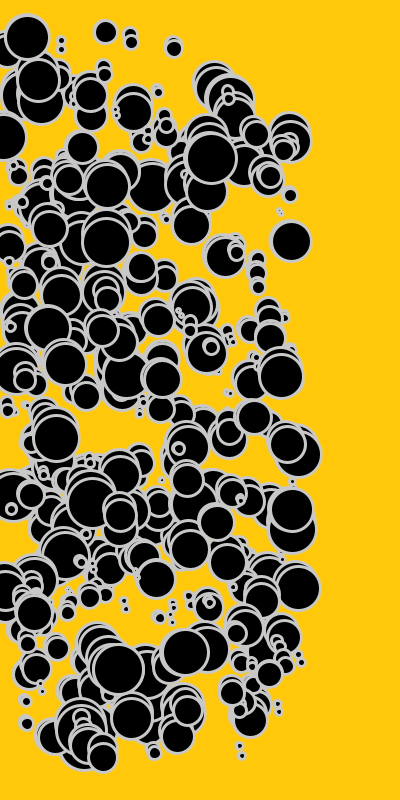
Frame 1 (no input)
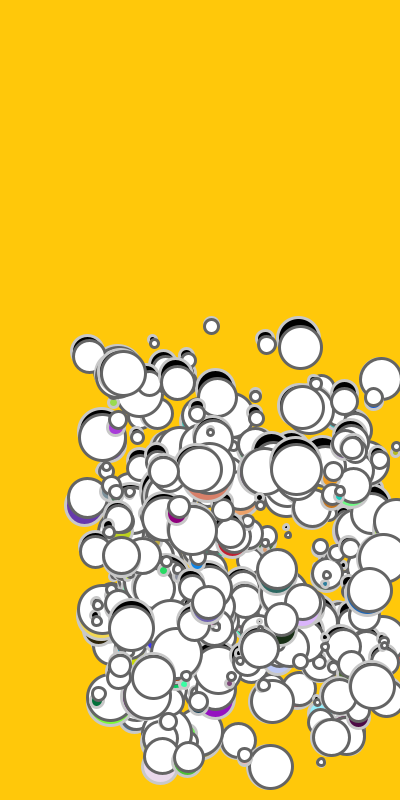
Frame 60 (the mouse pressed at the canvas centre just before this capture)
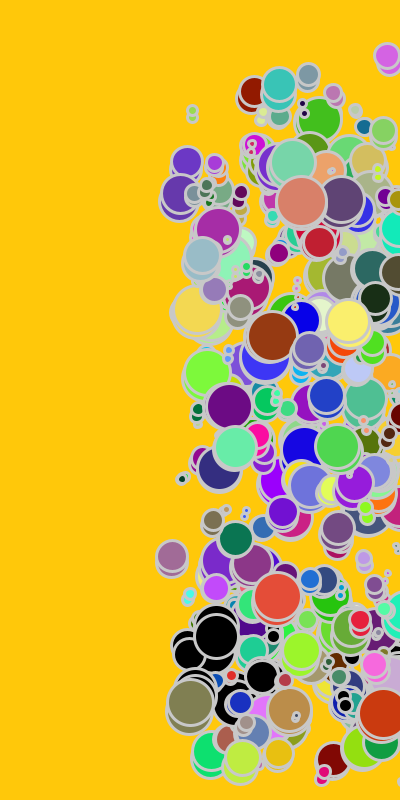
Frame 120 (the mouse held since frame 60 and released just before this capture)

The Processing sketch that drew these frames (run headless with seeded random() and noise(); from frame 60 on, the mouse is pressed at the canvas centre):

// Processing sketch: processing_33912
// ── processing_33912.pde

int time_off=500;
int time_on=400;
int last_saved_time;
int pressCount=0;
boolean light_is_on= false;
boolean bounceBall=true;

int numCircles =350;
float  circleX[]= new float[numCircles];
float  circleY[] = new float[numCircles];
float  velX [] = new float[numCircles];
float  velY [] = new float[numCircles];
float  bg []= new float[numCircles];

float r[]= new float[numCircles];
float g[]= new float[numCircles];
float b[]= new float[numCircles];

int rad[] = new int[numCircles];

void setup(){
  size(400,800);
  smooth();
  noStroke();
  

  for(int i=0; i< numCircles; i++){
    rad[i]= round(random(4,50));

   circleX[i] = random(0, 300);
   circleY[i] = random(30, 750); 
   
    velX [i]= (3);
    velY [i]= (10); 
    
    last_saved_time= millis();
    
 
  }
}


void draw(){
 background(255,200,10);
 
 for(int j=0; j< numCircles ; j++){
 //ellipse(circleX[i] ,circleY[i],rad,rad);
 stroke(200);
 strokeWeight(3); 
 fill(r[j],g[j],b[j]);
 ellipse(circleX[j] , circleY[j], rad[j], rad[j]); 
 
 circleX [j] = circleX [j] + random( velX [j]);
 circleY [j] = circleY [j] + random (velY [j]);
 
   //time_on- light
   if(light_is_on == true){
     fill(255);
     stroke(100);
     ellipse(circleX[j] , circleY[j], rad[j], rad[j]); 
     if(millis()- last_saved_time> time_on){
       light_is_on = false;
       last_saved_time= millis();
     }
     }else{
        fill(r[j],g[j],b[j]);
         ellipse(circleX[j] , circleY[j], rad[j], rad[j]); 
         
         if (time_off <millis()-last_saved_time){
           light_is_on= true;
           last_saved_time= millis();
         }
     
     }
  
  if (circleX [j] >= 400){
    velX [j]= velX[j] *-1;
    r[j]=random(255);
    g[j]=random(255);
    b[j]=random(255);
  }

   if (circleX [j] <= 0){
    velX [j]= velX[j] *-1;
    r[j]=random(255);
    g[j]=random(255);
    b[j]=random(255);
    
  }
  
   if (circleY [j] >= 700){
    velY [j]= velY[j] *-1;
    r[j]=random(255);
    g[j]=random(255);
    b[j]=random(255);
  }
 
    if (circleY [j] <= 0){
    velY [j]= velY[j] *-1;
    r[j]=random(255);
    g[j]=random(255);
    b[j]=random(255);
    

    
  }
  }
 }
  
void mousePressed(){
  bounceBall=!bounceBall;
  pressCount++;
  
  if(pressCount == 3){
  for(int i=0; i< numCircles; i++){
  velX[i]=30;
      rad[i]= (20);
  
  
  }
  
  }

  }


void keyPressed(){
   if(key == 's' || key == 'S'){
     for(int i=0; i< numCircles; i++){
     velX[i]=10;
      rad[i]= (50);
  
   }

   }
   }                            
